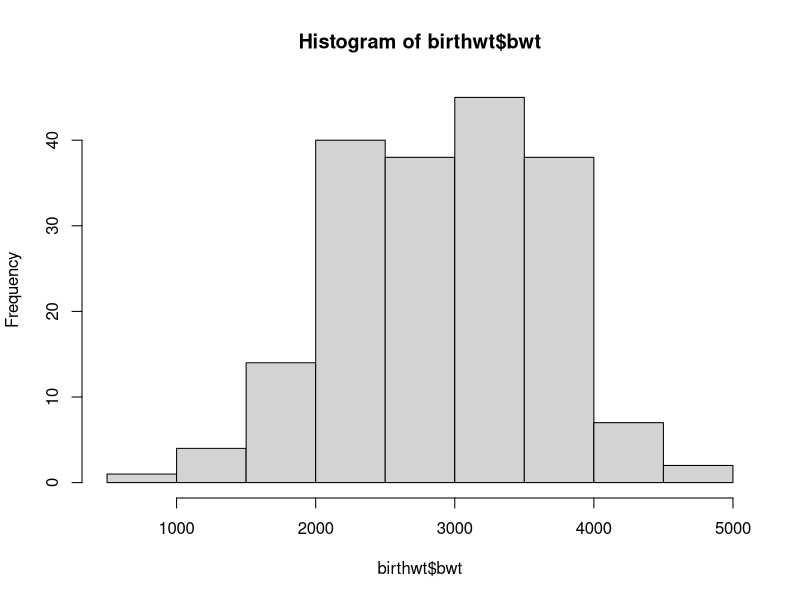
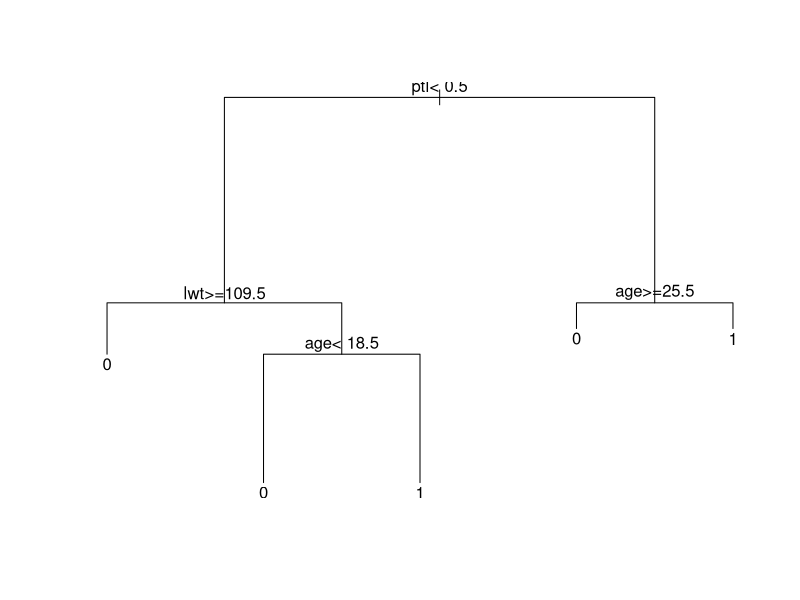

Here is the R script that generated these plots, in order:
library(MASS)
library(rpart)

# Display the first few rows of the 'birthwt' dataset
head(birthwt)

# Create a histogram of the 'bwt' variable
hist(birthwt$bwt)

# Display the frequency table of the 'low' variable
table(birthwt$low)

# Convert selected columns to factor variables
cols <- c('low', 'race', 'smoke', 'ht', 'ui')
birthwt[cols] <- lapply(birthwt[cols], as.factor)

# Set the seed for reproducibility
set.seed(1)

# Create a training set with 75% of the data
train <- sample(1:nrow(birthwt), 0.75 * nrow(birthwt))

# Fit a classification tree model
birthwtTree <- rpart(low ~ . - bwt, data = birthwt[train, ], method ='class') 

# Plot the classification tree
plot(birthwtTree)

# Add text to the plot
text(birthwtTree, pretty = 0)

# Display a summary of the classification tree
summary(birthwtTree)

# Make predictions on the test set
birthwtPred <- predict(birthwtTree, birthwt[-train, ], type = 'class')

# Display a confusion table
table(birthwtPred, birthwt[-train, ]$low)
